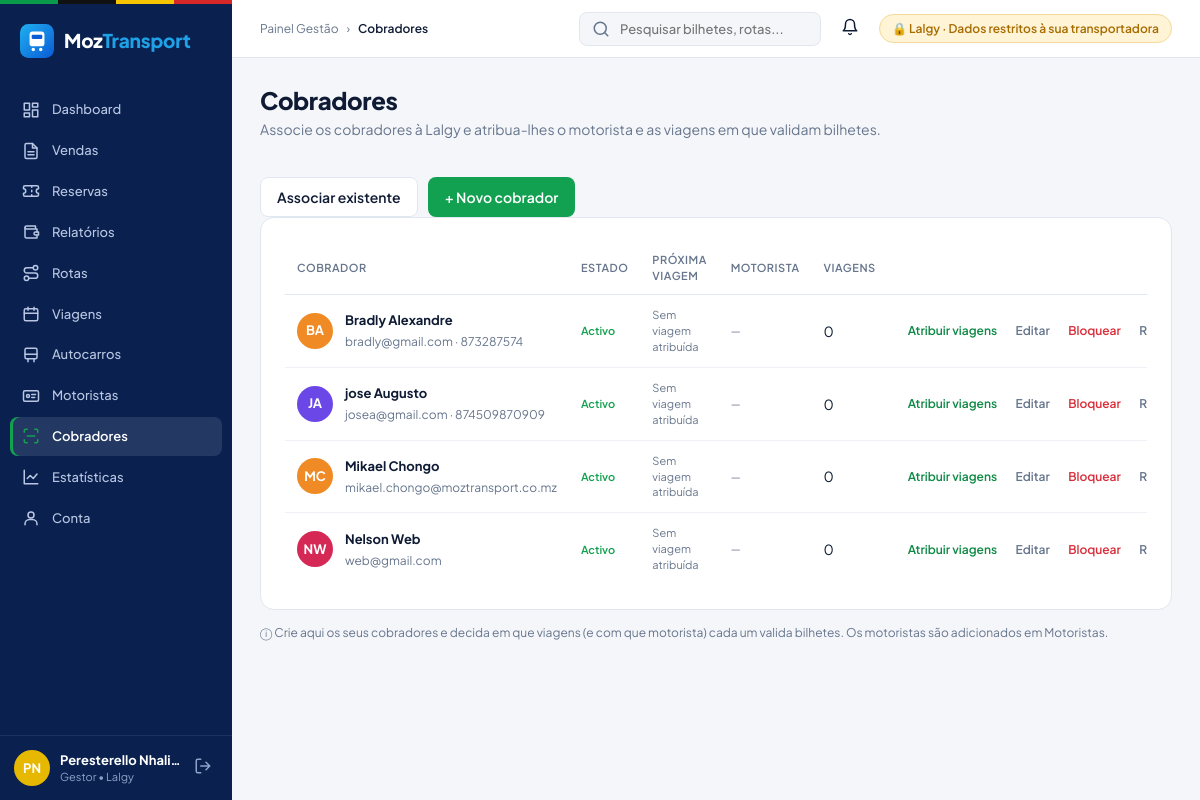
Page /gestor/cobradores.php (signed in) on the committed database.
### tables this page shows
CREATE TABLE `transportadora` (
  `id_transportadora` int(10) unsigned NOT NULL AUTO_INCREMENT,
  `nome` varchar(100) NOT NULL,
  `nuit` varchar(20) NOT NULL,
  `contacto` varchar(30) NOT NULL,
  `endereco` varchar(200) DEFAULT NULL,
  `activa` tinyint(1) NOT NULL DEFAULT 1,
  PRIMARY KEY (`id_transportadora`),
  UNIQUE KEY `uq_transportadora_nuit` (`nuit`)
);

CREATE TABLE `utilizador` (
  `id_utilizador` int(10) unsigned NOT NULL AUTO_INCREMENT,
  `nome` varchar(100) NOT NULL,
  `email` varchar(120) NOT NULL,
  `senha` varchar(255) NOT NULL,
  `telefone` varchar(30) DEFAULT NULL,
  `documento` varchar(30) DEFAULT NULL,
  `foto` varchar(255) DEFAULT NULL,
  `agencia` varchar(100) DEFAULT NULL,
  `perfil` enum('passageiro','bilheteiro','cobrador','gestor','administrador') NOT NULL DEFAULT 'passageiro',
  `id_transportadora` int(10) unsigned DEFAULT NULL,
  `activo` tinyint(1) NOT NULL DEFAULT 1,
  `data_criacao` datetime NOT NULL DEFAULT current_timestamp(),
  `tentativas_falhadas` tinyint(3) unsigned NOT NULL DEFAULT 0,
  `bloqueado_ate` datetime DEFAULT NULL,
  `ultimo_acesso` datetime DEFAULT NULL,
  `notificacoes` tinyint(1) NOT NULL DEFAULT 1,
  `notificacoes_vistas_em` datetime DEFAULT NULL,
  PRIMARY KEY (`id_utilizador`),
  UNIQUE KEY `uq_utilizador_email` (`email`),
  UNIQUE KEY `uq_utilizador_documento` (`documento`),
  KEY `idx_utilizador_perfil` (`perfil`),
  KEY `fk_utilizador_transportadora` (`id_transportadora`),
  CONSTRAINT `fk_utilizador_transportadora` FOREIGN KEY (`id_transportadora`) REFERENCES `transportadora` (`id_transportadora`) ON DELETE SET NULL ON UPDATE CASCADE
);

### includes/sessao.php (called while the page is built, shortened)
<?php
require_once __DIR__ . '/../config/conexao.php';
require_once __DIR__ . '/funcoes.php';
function utilizador_logado(): ?array {
    return $_SESSION['utilizador'] ?? null;
}
function exigir_login(): void {
    global $pdo;
    $u = utilizador_logado();
    $st = $pdo->prepare('SELECT activo FROM utilizador WHERE id_utilizador = ?');
    $st->execute([$u['id_utilizador']]);
    $activo = $st->fetchColumn();
}
function exigir_perfil(array $perfis): void {
    exigir_login();
}
function tem_permissao(PDO $pdo, string $codigo): bool {
    $u = utilizador_logado();
    $st = $pdo->prepare(
        'SELECT pp.concedida FROM perfil_permissao pp
         JOIN permissao p ON p.id_permissao = pp.id_permissao
         WHERE pp.perfil = ? AND p.codigo = ?'
    );
    $st->execute([$u['perfil'], $codigo]);
    return (bool)$st->fetchColumn();
}

### includes/gestor.php (called while the page is built, shortened)
<?php
function transportadora_do_gestor(PDO $pdo): array {
    $u = utilizador_logado();
    $st = $pdo->prepare('SELECT t.id_transportadora, t.nome FROM utilizador x
                         LEFT JOIN transportadora t ON t.id_transportadora = x.id_transportadora WHERE x.id_utilizador = ?');
    $st->execute([$u['id_utilizador']]);
    $t = $st->fetch();
    return ['id' => (int)$t['id_transportadora'], 'nome' => $t['nome']];
}
function exigir_gestor(PDO $pdo, string $permissao): array {
    exigir_perfil(['gestor']);
    if (!tem_permissao($pdo, $permissao)) {
        acesso_restrito('O seu perfil não tem permissão para aceder a esta área. Contacte o administrador.');
    }
    return transportadora_do_gestor($pdo);
}

### gestor/cobradores.php (the view, shortened to what this page needs)
<?php
require_once __DIR__ . '/../includes/sessao.php';
require_once __DIR__ . '/../includes/gestor.php';
$transp = exigir_gestor($pdo, 'gerir_frota');
$idT = $transp['id'];
$st = $pdo->prepare("SELECT u.id_utilizador, u.nome, u.email, u.telefone, u.foto, u.activo, u.bloqueado_ate,
                            (SELECT COUNT(*) FROM viagem v WHERE v.id_cobrador = u.id_utilizador AND v.data >= CURDATE()
                                AND v.estado IN " . VIAGEM_ESTADOS_ABERTOS . ") AS viagens
                     FROM utilizador u WHERE u.perfil = 'cobrador' AND u.id_transportadora = ? ORDER BY u.nome");
$st->execute([$idT]);
$lista = $st->fetchAll();
$proxima = [];
$migalhas = ['Painel Gestão', 'Cobradores'];
$paginaActiva = 'gestor/cobradores.php';
require __DIR__ . '/../includes/painel_inicio.php';
?>
<div class="cabecalho-pagina">
  <div><h1 class="titulo-pagina">Cobradores</h1>
    <p class="subtitulo-pagina">Associe os cobradores à <?= e($transp['nome']) ?> e atribua-lhes o motorista e as viagens em que validam bilhetes.</p></div>
  <div class="botoes-cab">
    <button class="btn btn-sec" type="button" data-abrir="modal-associar">Associar existente</button>
    <button class="btn btn-verde" type="button" data-abrir="modal-novo">+ Novo cobrador</button>
  </div>
</div>
<section class="cartao">
  <div class="tabela-rolar">
  <table class="tabela">
    <thead><tr><th>Cobrador</th><th>Estado</th><th>Próxima viagem</th><th>Motorista</th><th>Viagens</th><th class="acoes">Acções</th></tr></thead>
    <tbody>
    <?php foreach ($lista as $c):
        $bloq = !(int)$c['activo'] || ($c['bloqueado_ate'] && strtotime($c['bloqueado_ate']) > time());
        $p = $proxima[(int)$c['id_utilizador']] ?? null; ?>
      <tr>
        <td><div class="celula-utilizador"><?= avatar_html($c) ?>
          <div><strong><?= e($c['nome']) ?></strong><small><?= e($c['email']) ?><?= $c['telefone'] ? ' · ' . e($c['telefone']) : '' ?></small></div></div></td>
        <td><span class="etq <?= $bloq ? 'etq-bloqueado' : 'etq-activo' ?>"><?= $bloq ? 'Bloqueado' : 'Activo' ?></span></td>
        <td><?php if ($p): ?><b><?= e(date('d/m', strtotime($p['data'])) . ' · ' . substr($p['hora_partida'], 0, 5)) ?></b>
              <span class="sub-linha"><?= e($p['origem'] . ' → ' . $p['destino']) ?></span><?php else: ?><span class="sub-linha" style="margin:0">Sem viagem atribuída</span><?php endif; ?></td>
        <td><?= $p && $p['motorista'] ? e($p['motorista']) : '<span class="sub-linha" style="margin:0">—</span>' ?></td>
        <td><?= (int)$c['viagens'] ?></td>
        <td class="acoes nao-quebra">
          <a class="btn-link-e verde" href="<?= e(url('gestor/cobrador_viagens.php?id=' . (int)$c['id_utilizador'])) ?>">Atribuir viagens</a>
          <button class="btn-link-e" type="button" data-abrir="modal-editar" data-editar data-id="<?= (int)$c['id_utilizador'] ?>"
                  data-nome="<?= e($c['nome']) ?>" data-email="<?= e($c['email']) ?>" data-telefone="<?= e((string)$c['telefone']) ?>">Editar</button>
          <form method="post" style="display:inline" data-confirmar="<?= $bloq ? 'Desbloquear' : 'Bloquear' ?> <?= e($c['nome']) ?>?<?= $bloq ? '' : ' Deixa de poder iniciar sessão e de validar bilhetes.' ?>">
            <button class="btn-link-e <?= $bloq ? '' : 'perigo' ?>" type="submit"><?= $bloq ? 'Desbloquear' : 'Bloquear' ?></button></form>
          <form method="post" style="display:inline" data-confirmar="Gerar uma nova palavra-passe temporária para <?= e($c['nome']) ?>?">
            <button class="btn-link-e" type="submit">Repor senha</button></form>
        </td>
      </tr>
    <?php endforeach; ?>
    </tbody>
  </table>
  </div>
</section>
<p class="nota-rodape">ⓘ Crie aqui os seus cobradores e decida em que viagens (e com que motorista) cada um valida bilhetes. Os motoristas são adicionados em Motoristas.</p>
<?php require __DIR__ . '/../includes/painel_fim.php'; ?>

### includes/painel_inicio.php (shortened to what this page needs)
<?php
require_once __DIR__ . '/menu.php';
require_once __DIR__ . '/notificacoes.php';
$u        = utilizador_logado();
$menu     = menu_do_perfil($u['perfil']);
$migalhas = $migalhas ?? [];
$nomeTransp = null;
if ($u['perfil'] === 'gestor') {
    $stT = $pdo->prepare('SELECT t.nome FROM utilizador x JOIN transportadora t ON t.id_transportadora = x.id_transportadora WHERE x.id_utilizador = ?');
    $stT->execute([$u['id_utilizador']]);
    $nomeTransp = $stT->fetchColumn() ?: null;
}
?>
<!DOCTYPE html>
<html lang="pt">
<head>
  <link rel="stylesheet" href="<?= e(url('assets/css/base.css') . '?v=' . (int)@filemtime(__DIR__ . '/../assets/css/base.css')) ?>">
  <link rel="stylesheet" href="<?= e(url('assets/css/painel.css') . '?v=' . (int)@filemtime(__DIR__ . '/../assets/css/painel.css')) ?>">
  <link rel="stylesheet" href="<?= e(url('assets/css/admin.css') . '?v=' . (int)@filemtime(__DIR__ . '/../assets/css/admin.css')) ?>">
  <link rel="stylesheet" href="<?= e(url('assets/css/bilheteiro.css') . '?v=' . (int)@filemtime(__DIR__ . '/../assets/css/bilheteiro.css')) ?>">
  <link rel="stylesheet" href="<?= e(url('assets/css/notificacoes.css') . '?v=' . (int)@filemtime(__DIR__ . '/../assets/css/notificacoes.css')) ?>">
  <link rel="stylesheet" href="<?= e(url('assets/css/suporte.css') . '?v=' . (int)@filemtime(__DIR__ . '/../assets/css/suporte.css')) ?>">
  <link rel="stylesheet" href="<?= e(url('assets/css/gestor.css') . '?v=' . (int)@filemtime(__DIR__ . '/../assets/css/gestor.css')) ?>">
</head>
<body class="painel perfil-<?= e($u['perfil']) ?>">
<aside class="lateral">
  <div class="lateral-logo"><?= logo_html('logo-claro') ?></div>
  <nav class="lateral-menu">
    <?php foreach ($menu as [$rotulo, $caminho, $icone]): ?>
      <a href="<?= e(url($caminho)) ?>" class="<?= ($paginaActiva ?? '') === $caminho ? 'activo' : '' ?>">
        <?= icone_svg($icone) ?><span><?= e($rotulo) ?></span>
      </a>
    <?php endforeach; ?>
  </nav>
  <div class="lateral-rodape">
    <a class="utilizador-cartao" href="<?= e(url('conta/dados_pessoais.php')) ?>" title="Dados pessoais">
      <?= avatar_html($u) ?>
      <span class="utilizador-texto">
        <strong><?= e($u['nome']) ?></strong>
        <small><?= e($u['perfil'] === 'administrador' ? 'Administrador Geral' : nome_perfil($u['perfil'])) ?><?= $nomeTransp ? ' • ' . e($nomeTransp) : (!empty($u['agencia']) ? ' • ' . e(explode(' ', $u['agencia'])[0]) : '') ?></small>
      </span>
    </a>
    <a class="sair" href="<?= e(url('auth/logout.php')) ?>" title="Terminar sessão"><?= icone_svg('sair') ?></a>
  </div>
</aside>
<div class="conteudo-geral">
  <header class="topo">
    <nav class="migalhas" aria-label="Localização">
      <?php foreach ($migalhas as $i => $m): ?>
        <?php if ($i > 0): ?><span class="sep">›</span><?php endif; ?>
        <span class="<?= $i === count($migalhas) - 1 ? 'actual' : '' ?>"><?= e($m) ?></span>
      <?php endforeach; ?>
    </nav>
    <div class="topo-direita">
      <?php if ($u['perfil'] !== 'administrador'): ?>
        <label class="pesquisa-topo"><?= icone_svg('pesquisa') ?>
          <input type="search" placeholder="Pesquisar bilhetes, rotas..." aria-label="Pesquisar">
        </label>
      <?php endif; ?>
      <?= sino_notificacoes('sino', icone_svg('sino')) ?>
      <?php if ($nomeTransp): ?>
        <span class="etiqueta-restrita">🔒 <?= e($nomeTransp) ?> · Dados restritos à sua transportadora</span>
      <?php elseif (!empty($u['agencia'])): ?>
        <span class="etiqueta-agencia"><?= e($u['agencia']) ?></span>
      <?php endif; ?>
    </div>
  </header>
  <main class="conteudo">

### includes/funcoes.php (shortened to what this page needs)
<?php
function e($valor): string {
    return htmlspecialchars((string)$valor, ENT_QUOTES, 'UTF-8');
}
function url(string $caminho = ''): string {
    return BASE_URL . '/' . ltrim($caminho, '/');
}
function iniciais(string $nome): string {
    $partes = preg_split('/\s+/', trim($nome));
    $i = mb_strtoupper(mb_substr($partes[0], 0, 1));
    if (count($partes) > 1) {
        $i .= mb_strtoupper(mb_substr(end($partes), 0, 1));
    }
    return $i;
}
function nome_perfil(string $perfil): string {
    return [
        'passageiro' => 'Passageiro', 'bilheteiro' => 'Bilheteiro', 'cobrador' => 'Cobrador',
        'gestor' => 'Gestor', 'administrador' => 'Administrador',
    ][$perfil] ?? ucfirst($perfil);
}
function logo_html(string $classe = ''): string {
    return '<span class="logo ' . e($classe) . '"><svg class="logo-icone" viewBox="0 0 32 32" aria-hidden="true">'
         . '<defs><linearGradient id="lg" x1="0" y1="0" x2="1" y2="1"><stop offset="0" stop-color="#1fb0f0"/>'
         . '<stop offset="1" stop-color="#0a5bd6"/></linearGradient></defs>'
         . '<rect width="32" height="32" rx="8" fill="url(#lg)"/><rect x="9" y="7" width="14" height="14" rx="3" fill="#fff"/>'
         . '<rect x="11" y="10" width="10" height="4" rx="1" fill="#0a5bd6"/>'
         . '<circle cx="12.5" cy="24" r="1.6" fill="#fff"/><circle cx="19.5" cy="24" r="1.6" fill="#fff"/></svg>'
         . '<span class="logo-texto">Moz<span>Transport</span></span></span>';
}
function avatar_html(array $u, string $classe = ''): string {
    $cores = ['#12a150', '#f08a24', '#6c47e8', '#0ea5e9', '#d62854', '#e6b800'];
    $cor = $cores[crc32((string)($u['nome'] ?? '')) % count($cores)];
    return '<span class="avatar ' . e($classe) . '" style="background:' . $cor . '">' . e(iniciais($u['nome'] ?? '?')) . '</span>';
}

### rows in the picture
transportadora: nome "Lalgy"
utilizador: nome "BA", nome "Bradly Alexandre", email "bradly@gmail.com", telefone "873287574", activo "Activo", viagens "0"
utilizador: nome "JA", nome "jose Augusto", email "josea@gmail.com", telefone "874509870909", activo "Activo", viagens "0"
utilizador: nome "MC", nome "Mikael Chongo", email "mikael.chongo@moztransport.co.mz", activo "Activo", viagens "0"
utilizador: nome "NW", nome "Nelson Web", email "web@gmail.com", activo "Activo", viagens "0"

### other values in the picture
$rotulo "Dashboard"
$rotulo "Vendas"
$rotulo "Reservas"
$rotulo "Relatórios"
$rotulo "Rotas"
$rotulo "Viagens"
$rotulo "Autocarros"
$rotulo "Motoristas"
$rotulo "Cobradores"
$rotulo "Estatísticas"
$rotulo "Conta"
iniciais($u['nome'] ?? '?') "PN"
$u['nome'] "Peresterello Nhali…"
$m "Painel Gestão"
$m "Cobradores"
